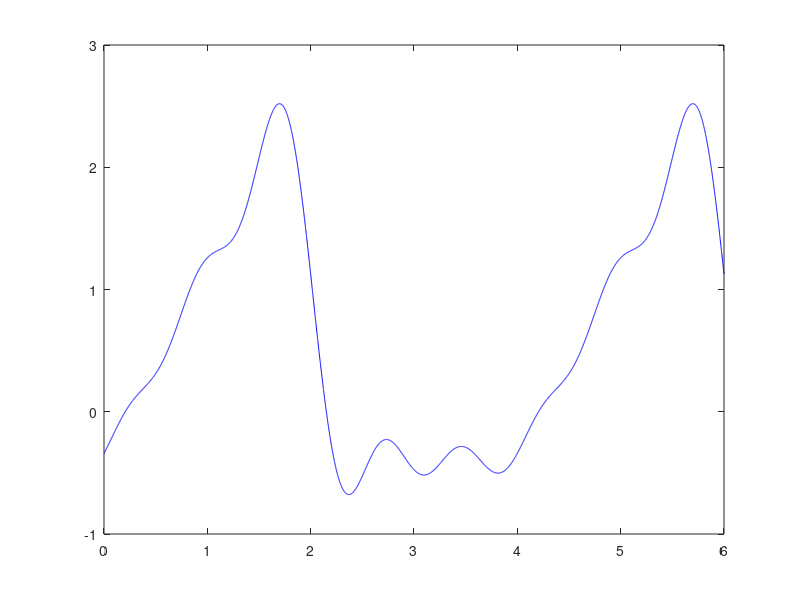

This chart was generated by the following MATLAB code:

k=input('da el numero= ');
fx=0;
fex=0;
sum=0;
t=0:.001:6;
ao= pi/4;
for i= 1:k
    bk=(-1*(cos(i*pi))/i);
    ak=((cos(i*pi))/(i*i*pi))-(1/(i*i*pi));
    fx= bk*sin(i*(pi/2)*t);
    fex = ak*cos(i*(pi/2)*t);
    sum = fx + fex + sum;
end
xt= (ao/2) + sum;
    plot(t,xt,'b');